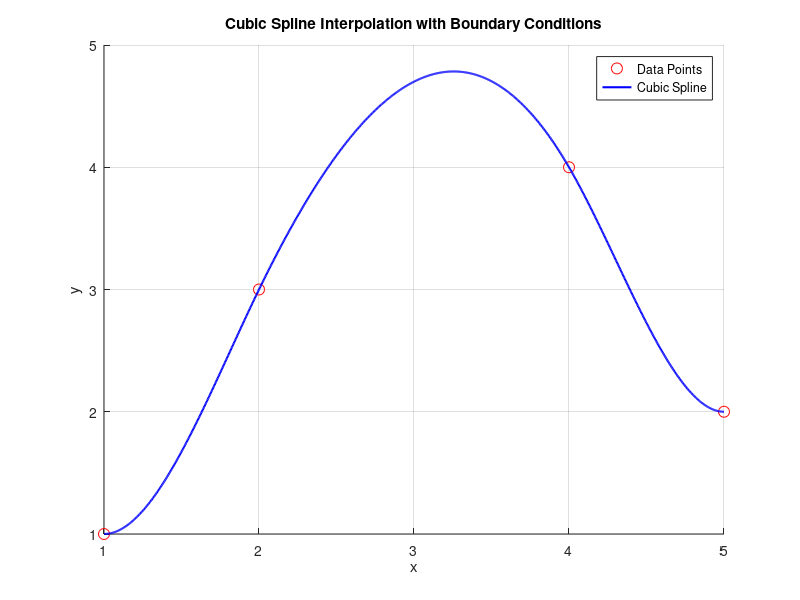

The MATLAB script that drew this image:
% 任务 4
% 实验人: 杨跃浙
% 已知数据点
x = [1, 2, 4, 5];
y = [1, 3, 4, 2];

% 边界条件 (自然边界条件 S''(1) = 0, S''(5) = 0)
% 使用 `spline` 函数支持的 clamped 方法
% 定义边界二阶导数
boundary_conditions = [0, 0]; % S''(1) = 0, S''(5) = 0

% 求解样条插值
pp = spline(x, [boundary_conditions(1), y, boundary_conditions(2)]); % piecewise polynomial

% 细化点绘制曲线
x_fine = linspace(min(x), max(x), 1000);
y_fine = ppval(pp, x_fine);

% 绘制结果
figure;
hold on;
plot(x, y, 'ro', 'MarkerSize', 8, 'DisplayName', 'Data Points');
plot(x_fine, y_fine, 'b-', 'LineWidth', 1.5, 'DisplayName', 'Cubic Spline');
title('Cubic Spline Interpolation with Boundary Conditions');
xlabel('x');
ylabel('y');
legend('show');
grid on;
hold off;
